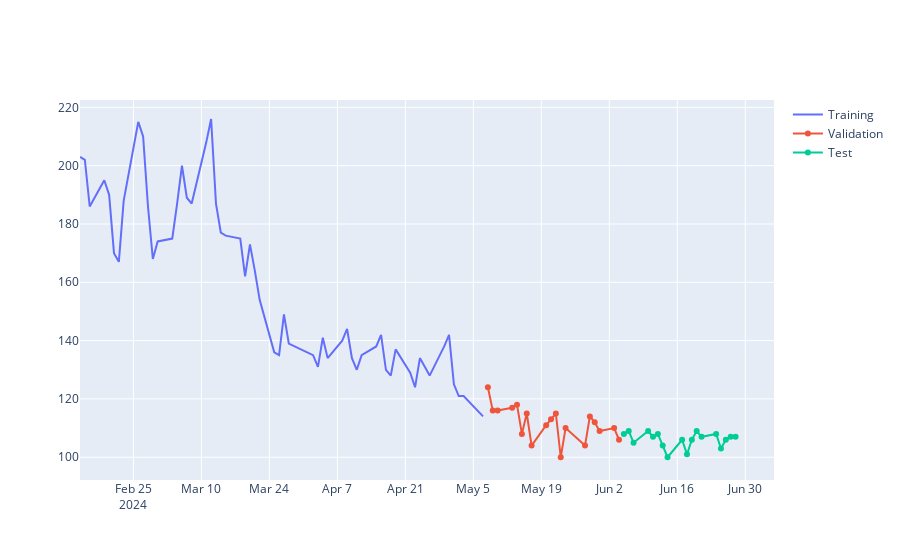

Here is the notebook cell this chart was saved with:
### Code cell
fig = go.Figure()
fig.add_trace(go.Scatter(x=train_df.Date, y=train_df.Close, name='Training'))
fig.add_trace(go.Scatter(x=valid_df.Date, y=valid_df.Close, name='Validation'))
fig.add_trace(go.Scatter(x=test_df.Date,  y=test_df.Close,  name='Test'))
fig.show()
